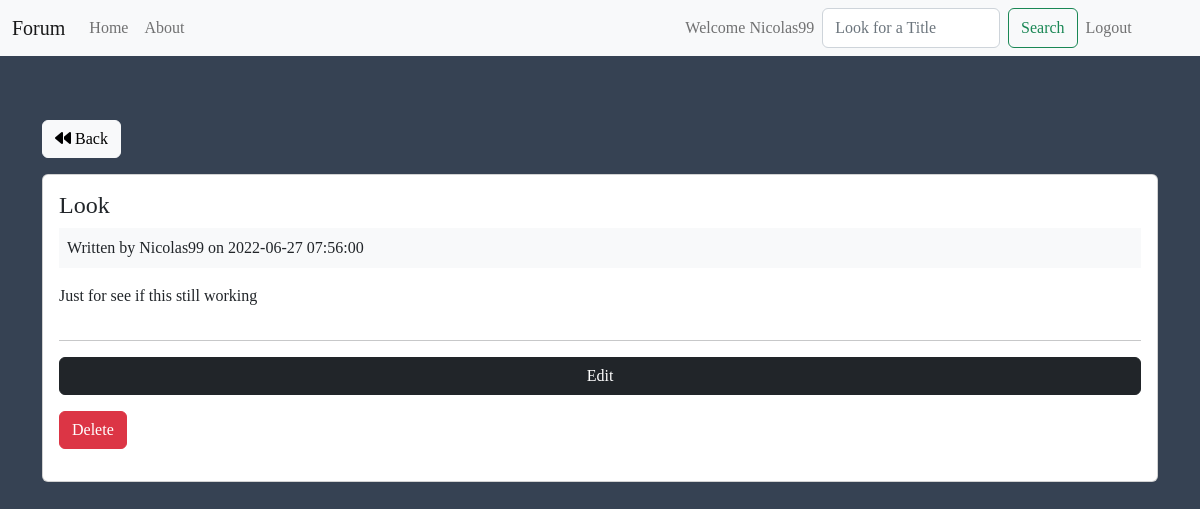
The page /posts/show/15 (signed in) on the database its author committed.
### tables this page shows
CREATE TABLE IF NOT EXISTS `posts` (
  `id` int(11) NOT NULL AUTO_INCREMENT,
  `user_id` int(11) DEFAULT NULL,
  `title` varchar(255) NOT NULL DEFAULT '0',
  `body` text,
  `created_at` datetime DEFAULT CURRENT_TIMESTAMP,
  PRIMARY KEY (`id`)
);

CREATE TABLE IF NOT EXISTS `users` (
  `id` int(11) NOT NULL AUTO_INCREMENT,
  `name` varchar(255) DEFAULT NULL,
  `email` varchar(255) DEFAULT NULL,
  `password` varchar(255) DEFAULT NULL,
  `created_at` datetime DEFAULT CURRENT_TIMESTAMP,
  PRIMARY KEY (`id`)
);

### app/controllers/Posts.php (called while the page is built, shortened)
<?php
class Posts extends Controller
{
    public function __construct()
    {
        $this->postModel = $this->model('Post');
        $this->userModel = $this->model('User');
    }
    public function show($id)
    {
        $post = $this->postModel->getPostById($id);
        $user = $this->userModel->getUserById($post->user_id);
        $data = [
          'post' => $post,
          'user' => $user
        ];
        $this->view('posts/show', $data);
    }
}

### app/libraries/Core.php (called while the page is built, shortened)
<?php
class core
{
    protected $currentMethod = 'index';
    public function __construct()
    {
        $url = (empty($this->getUrl())) ? ['users','login'] : $this->getUrl();
        if (file_exists('../app/controllers/'.ucwords($url[0]).'.php')) {
            unset($url[0]);
        }
        $this->currentController = new $this->currentController;
        if (isset($url[1])) {
            if (method_exists($this->currentController, $url[1])) {
                $this->currentMethod = $url[1];
                unset($url[1]);
            }
        }
        $this->params = $url ? array_values($url) :[];
        call_user_func_array([$this->currentController, $this->currentMethod], $this->params);
    }
    public function getUrl()
    {
        if (isset($_GET['url'])) {
            $url = rtrim($_GET['url'], '/');
            $url = filter_var($url, FILTER_SANITIZE_URL);
            $url = explode('/', $url);
            return $url;
        }
    }
}

### public/index.php (called while the page is built, shortened)
<?php
$init = new Core;

### app/libraries/Database.php (called while the page is built, shortened)
<?php
class Database
{
     private $host = DB_HOST;
     private $user = DB_USER;
     private $password = DB_PASSWORD;
     private $dbname = DB_NAME;
     private $dbh;
     private $stmt;
    public function __construct()
    {
        $dsn = 'mysql:host=' . $this->host. ';dbname=' . $this->dbname;
        $options = array(
            PDO::MYSQL_ATTR_INIT_COMMAND => "SET NAMES 'utf8'",
            PDO::ATTR_PERSISTENT => true,
            PDO::ATTR_ERRMODE => PDO::ERRMODE_EXCEPTION
        );
        try{
            $this->dbh = new PDO($dsn, $this->user, $this->password, $options);
        } catch (PDOException $e){
            $this->error = $e->getMessage();
            echo $this->error;
        }
    }
    public function query($sql)
    {
        $this->stmt = $this->dbh->prepare($sql);
    }
    public function bind($param, $value, $type = null)
    {
        if (is_null($type)) {
            switch(true) {
            default:
                $type = PDO::PARAM_STR;
            }
        }
        $this->stmt->bindValue($param, $value, $type);
    }
    public function execute()
    {
        return $this->stmt->execute();
    }
    public function single()
    {
        $this->execute();
        return $this->stmt->fetch(PDO::FETCH_OBJ);
    }
}

### app/models/Post.php (called while the page is built, shortened)
<?php
class Post
{
    private $db;
    public function __construct()
    {
        $this->db = new Database;
    }
    public function getPostById($id)
    {
        $this->db->query('SELECT * FROM posts WHERE id = :id');
        $this->db->bind(':id', $id);
        $row = $this->db->single();
        return $row;
    }
}

### app/models/User.php (called while the page is built, shortened)
<?php
class User
{
    private $db;
    public function __construct()
    {
        $this->db = new Database;
    }
    public function getUserById($id)
    {
        $this->db->query('SELECT * FROM users WHERE id = :id');
        $this->db->bind(':id', $id);
        $row = $this->db->single();
        return $row;
    }
}

### app/views/posts/show.php (the view)
<?php require APPROOT . '/views/inc/header.php'; ?>
<a  href="<?php echo URLROOT; ?>/posts" class="btn btn-light mt-3"><i class="fa fa-backward"></i> Back</a>
<br>
<div class="card card-body  mt-3 mb-3">
    <h4 class="card-title"><?php echo $data['post']->title; ?></h4>
    <div class="bg-light p-2 mb-3">
        Written by <?php echo $data['user']->name; ?> on <?php echo $data['post']->created_at; ?>
    </div>
    <p><?php echo $data['post']->body;?></p>
    <?php if ($data['post']->user_id == $_SESSION['user_id']): ?>
        <hr>
        <a href="<?php echo URLROOT; ?>/posts/edit/<?php echo $data['post']->id; ?>" class="btn btn-dark">Edit</a>
        <form action="<?php echo URLROOT; ?>/posts/delete/<?php echo $data['post']->id; ?>" method="POST">
            <input type="submit" value="Delete" class="btn btn-danger my-3">
        </form>
    <?php endif; ?>
</div>
<?php require APPROOT . '/views/inc/footer.php'; ?>

### public/css/style.css (style rules this page uses)
* { font-family: 'Stoke', serif; }
body { background-color: #364253; }

### rows shown on the page
posts: title "Look", created_at "2022-06-27 07:56:00", body "Just for see if this still working"
users: name "Nicolas99"

### other values the page prints
SITENAME "Forum"
$_SESSION['user_name'] "Nicolas99"
